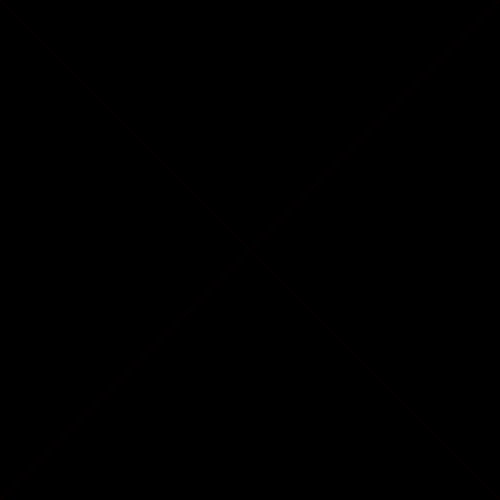
Frame 1 (no input)
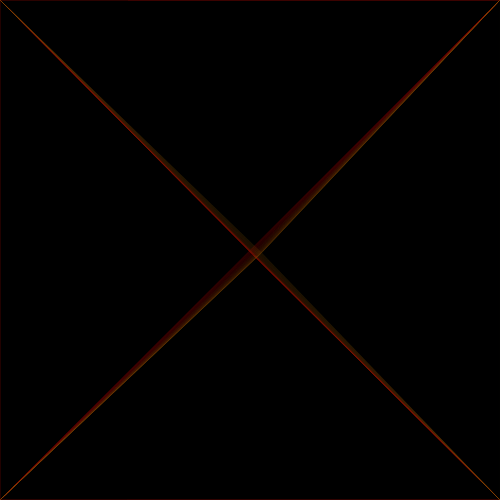
Frame 60 (no input)
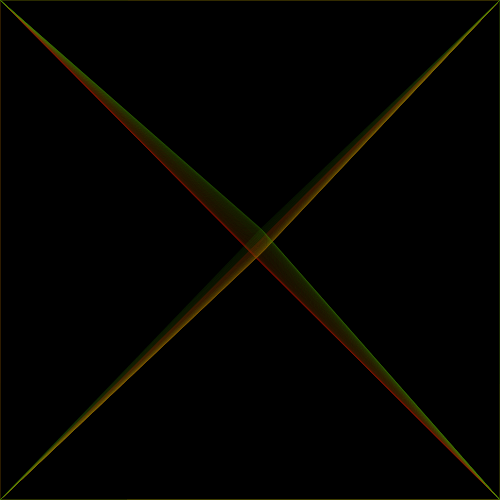
Frame 120 (the mouse pressed at the canvas centre since frame 60)

The p5.js sketch that drew these frames (run headless with seeded random() and noise() and a simulated clock; from frame 60 on, the mouse is pressed at the canvas centre):

// p5.js sketch
// ── sketch.js
// https://editor.p5js.org/jht9629-nyu/sketches/B9nlllLrq
// matt-parker-07_24-Spiral
// https://github.com/madparker/-p5t/blob/main/%23p5t/ArtSketch/07_24_2020/Spiral/Spiral.pde
// #p5t/ArtSketch/07_24_2020/Spiral/Spiral.pde

let x = 0,
  y = 0,
  f = 0,
  a = 0.2;

function setup() {
  createCanvas(500, 500);
  noFill();
  background(0); // clear()
  colorMode(HSB, 99);
}

function draw() {
  f += a;
  x = 250 + sin(f / 9) * f;
  y = 250 + cos(f / 9) * f;
  stroke(f % 99, 99, 50, 5);
  triangle(0, 0, x, y, 0, 500);
  triangle(0, 500, x, y, 500, 500);
  triangle(0, 0, x, y, 500, 0);
  triangle(500, 0, x, y, 500, 500);
  if (f > 300 || f < 0) {
    a *= -1;
  }
}

// ---- Original Processing source: #p5t/ArtSketch/07_24_2020/Spiral/Spiral.pde
/*
float x,y,f,a=.2;void setup(){size(500,500);noFill();clear();colorMode(HSB,99);}
void draw(){f+=a;x=250+sin(f/9)*f;y=250+cos(f/9)*f;stroke(f%99,99,50,5);triangle(0,0,x,y,0,500);triangle(0,500,x,y,500,500);triangle(0,0,x,y,500,0);triangle(500,0,x,y,500,500);if(f>300||f<0){a*=-1;}}
*/
